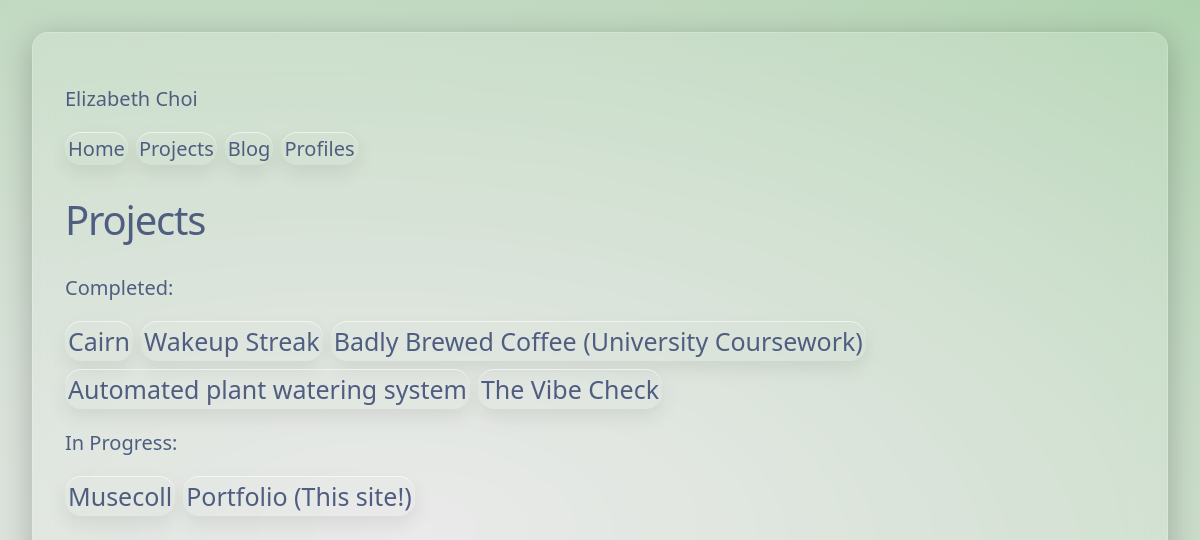
Page /projects on the earlier database version.
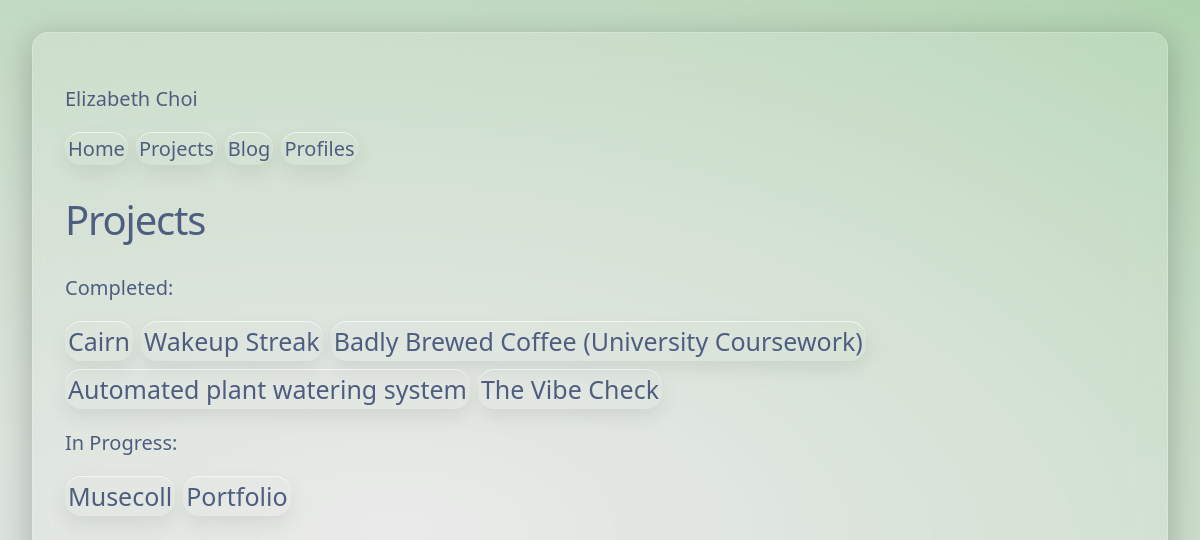
Same page on the later database version.
### tables this page shows
CREATE TABLE projects (
    id INTEGER PRIMARY KEY AUTOINCREMENT, 
    title TEXT NOT NULL,
    created TEXT,
    technologies TEXT,
    img_path TEXT, 
    github TEXT,
    award TEXT,
    content TEXT NOT NULL, 
    completed BOOLEAN NOT NULL,
    archived BOOLEAN NOT NULL 
);

### portfolio/__init__.py (the view)
    @app.route('/projects')
    def projects():
        db = get_db()
        complete = db.execute(
            'SELECT id, title'
            ' FROM projects'
            ' WHERE completed = TRUE AND archived = FALSE'
            ' ORDER BY id DESC'
        ).fetchall()
        incomplete = db.execute(
            'SELECT id, title'
            ' FROM projects'
            ' WHERE completed = FALSE and archived = FALSE'
        ).fetchall()
        return render_template('projects/index.html', c_projects=complete, i_projects=incomplete)

### portfolio/db.py (called while the page is built)
def get_db():
    if 'db' not in g:
        g.db = sqlite3.connect(
            current_app.config['DATABASE'],
            detect_types=sqlite3.PARSE_DECLTYPES
        )
        g.db.row_factory = sqlite3.Row
    return g.db

### portfolio/templates/projects/index.html (shortened to what this page needs)
<!doctype html>
<html>
{% extends 'base.html' %}
{% block header %}
    <h1>Projects</h1>
{% endblock %}
{% block content %}
    <p>Completed:</p>
    <nav class="links">
        {% for c in c_projects %}
            <a href="{{ url_for('projects.project', index=c['id'])}}">{{c['title']}}</a>
        {% endfor %}
    </nav>
    <p>In Progress:</p>
    <nav class="links">
    {% for i in i_projects %}
        <a href="{{ url_for('projects.project', index=i['id'])}}">{{i['title']}}</a>
    {% endfor %}
    </nav>
{% endblock %}

Differences in the rows shown:
changed projects: title "Portfolio (This site!)" → "Portfolio"
